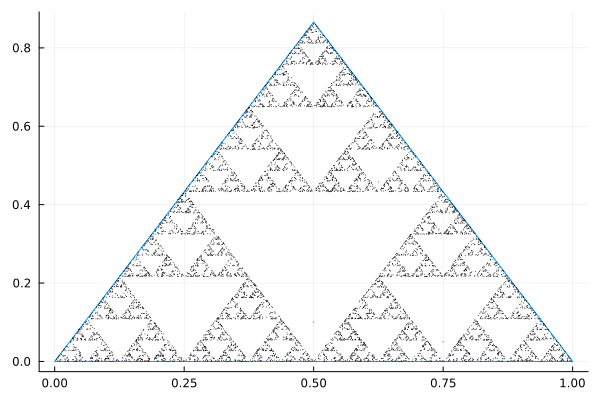

This figure's Julia source:
using Plots

function calc_midpoint( p1, p2 )
    return [ (p1[1] + p2[1])/2., (p1[2]+p2[2])/2.]
end

function toss_dice( tri, prev_mark )
    rng = rand()
    if rng < 1. / 3.
        return calc_midpoint(tri[:,1], prev_mark)
    elseif 1. / 3. <= rng && rng < 2. / 3.
        return calc_midpoint(tri[:,2], prev_mark)
    else 
        return calc_midpoint(tri[:,3], prev_mark)
    end
end


NT = 10000 # number of iteration
coordinate_tri = [ 0. 1. 0.5 0.; 0. 0. sqrt(3.)/2. 0. ]
A = Array{Float64}(undef, 2, NT)

A[:, 1] = [0.5, 0.1]
for i=2:NT
    A[:, i] = toss_dice(coordinate_tri, A[:, i-1])
end
plot(coordinate_tri[1,:], coordinate_tri[2,:], label="")
plot!(A[1,:], A[2,:], label="", st=:scatter, color=:black, markersize=0.5)

savefig("fractal-game.png")
